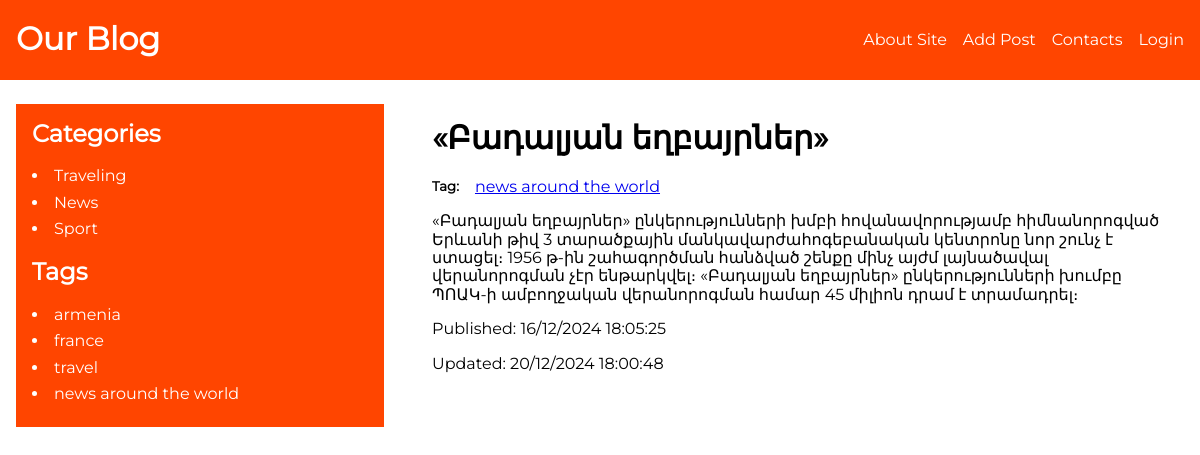
Page /article/badalyan-brothers/ on the earlier database version.
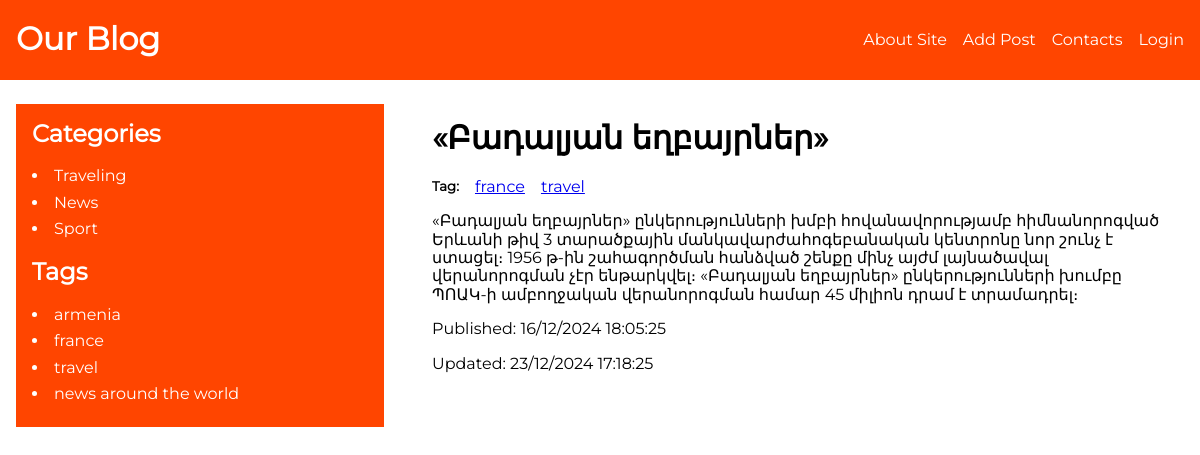
Same page on the later database version.
### blog/models.py (models this page shows, shortened)
class Category(models.Model):
	name = models.CharField(max_length=255, db_index=True)
	slug = models.SlugField(max_length=255, unique=True, db_index=True)
	def get_absolute_url(self):
		return reverse("category", kwargs={"cat_slug": self.slug})
	class Meta:
		verbose_name = "Category"
		verbose_name_plural = "Categories"

class ArticleTags(models.Model):
	tag = models.CharField(max_length=255, db_index=True)
	slug = models.SlugField(max_length=255, unique=True, db_index=True)
	def __str__(self):
		return self.tag
	def get_absolute_url(self):
		return reverse("tag", kwargs={"tag_slug": self.slug})

class Article(models.Model):
	class Status(models.IntegerChoices):
		DRAFT = 0, "Draft"
		PUBLISHED = 1, "Published"
	title = models.CharField(
		max_length=100,
		verbose_name="Վերնագիր",
		validators=[
			MinLengthValidator(3, message="Համոզվեք որ 3 տառից ավել եք գրել"),
		]
	)
	slug = models.SlugField(
		max_length=255,
		unique=True,
		db_index=True,
		null=True,
		verbose_name="Ցուցիչ"
	)
	photo = models.ImageField(
		upload_to="photos/%Y/%m/%d/",
		default=None,
		blank=True,
		null=True,
		verbose_name="Նյութի նկար"
	)
	content = models.TextField(
		blank=True,
		verbose_name="Նյութի կոնտենտ"
	)
	time_create = models.DateTimeField(
		auto_now_add=True,
		verbose_name="Հրապարակման ամսաթիվ"
	)
	time_update = models.DateTimeField(
		auto_now=True,
		verbose_name="Փոփոխման ամսաթիվ"
	)
	is_published = models.BooleanField(
		choices=tuple(
			map(lambda x: (bool(x[0]), x[1]), Status.choices)
		),
		default=Status.PUBLISHED,
		verbose_name="Հրապարակել թե՞ ոչ"
	)
	category = models.ForeignKey(
		"Category",
		on_delete=models.CASCADE,
		related_name="items",
		verbose_name="Կատեգորիաներ"
	)
	tags = models.ManyToManyField(
		"ArticleTags",
		blank=True,
		related_name="tags",
		verbose_name="Թեգեր"
	)
	adv = models.OneToOneField(
		"Adv",
		on_delete=models.SET_NULL,
		related_name="adv",
		verbose_name="Գովազդներ",
		null=True,
		blank=True
	)
	author = models.ForeignKey(
		"Author",
		on_delete=models.CASCADE,
		related_name="author",
		verbose_name="Հեղինակ"
	)
	objects = models.Manager()
	published = ArticleManager()
	class Meta:
		ordering = ["time_create"]
		indexes = [
			models.Index(fields=["time_create"])
		]

### blog/views.py (the view)
# urls.py: path("article/<slug:article_slug>/", views.show_article, name="article"),
def show_article(request, article_slug):
	article = get_object_or_404(Article, slug=article_slug)
	data = {
		"title": article.title,
		"content": article.content,
		"time_create": article.time_create,
		"photo": article.photo,
		"time_update": article.time_update,
		"is_published": article.is_published,
		"tags": article.tags.all()
	}
	return render(request, "blog/show-article.html", data)

### blog/context.py (called while the page is built)
def menu_context(request):
	return {
		"menu": [
			{
				"link_title": "About Site",
				"link_url": "about"
			},
			{
				"link_title": "Add Post",
				"link_url": "add_post"
			},
			{
				"link_title": "Contacts",
				"link_url": "contacts"
			},
			{
				"link_title": "Login",
				"link_url": "login"
			},
		],
	}

### blog/templatetags/blog_tags.py (called while the page is built)
@register.inclusion_tag("blog/includes/categories.html")
def show_categories(cat_selected=0):
	cats = Category.objects.all()
	return {"cats": cats, "cat_selected": cat_selected}

@register.inclusion_tag("blog/includes/tags.html")
def show_tags():
	return {"tags": ArticleTags.objects.all()}

### blog/templates/blog/show-article.html (shortened to what this page needs)
{% extends "base.html" %}
{% block article %}
    <div>
        <article>
            <h1>{{title}}</h1>
            {% if tags %}
                <div class="tags_wrapper">
                    <h5>Tag:</h5>
                    {% for tag in tags %}
                        <a href="{{tag.get_absolute_url}}">
                            {{tag}}
                        </a>
                    {% endfor %}
                </div>
            {% endif %}
            <p>{{content|linebreaksbr}}</p>
            <div>
                <p>Published: {{time_create|date:"d/m/Y H:i:s"}}</p>
                <p>Updated: {{time_update|date:"d/m/Y H:i:s"}}</p>
            </div>
        </article>
    </div>
{% endblock %}

### blog/templates/blog/includes/categories.html
<h2>Categories</h2>
<ul class="categories">
    {% for cat in cats %}
        {% if cat.id == cat_selected %}
            <li class="active_cat">{{cat.name}}</li>
        {% else %}
            <li>
                <a class="category_item" href="{{ cat.get_absolute_url }}">{{cat.name}}</a>
            </li>
        {% endif %}
    {% endfor %}
</ul>

### blog/templates/blog/includes/tags.html
{% if tags %}
<h2>Tags</h2>
<ul class="tags">
    {% for tag in tags %}
    <li>
        <a class="category_item" href="{{ tag.get_absolute_url }}">{{tag.tag}}</a>
    </li>
    {% endfor %}
</ul>
{% endif %}

Differences in the rows shown:
no longer on one of the page's lists (row unchanged): ArticleTags: tag "news around the world"
now on one of the page's lists (row unchanged): ArticleTags: tag "france"
now on one of the page's lists (row unchanged): ArticleTags: tag "travel"
changed Article "«Բադալյան եղբայրներ»": time_update "20/12/2024 18:00:48" → "23/12/2024 17:18:25"
